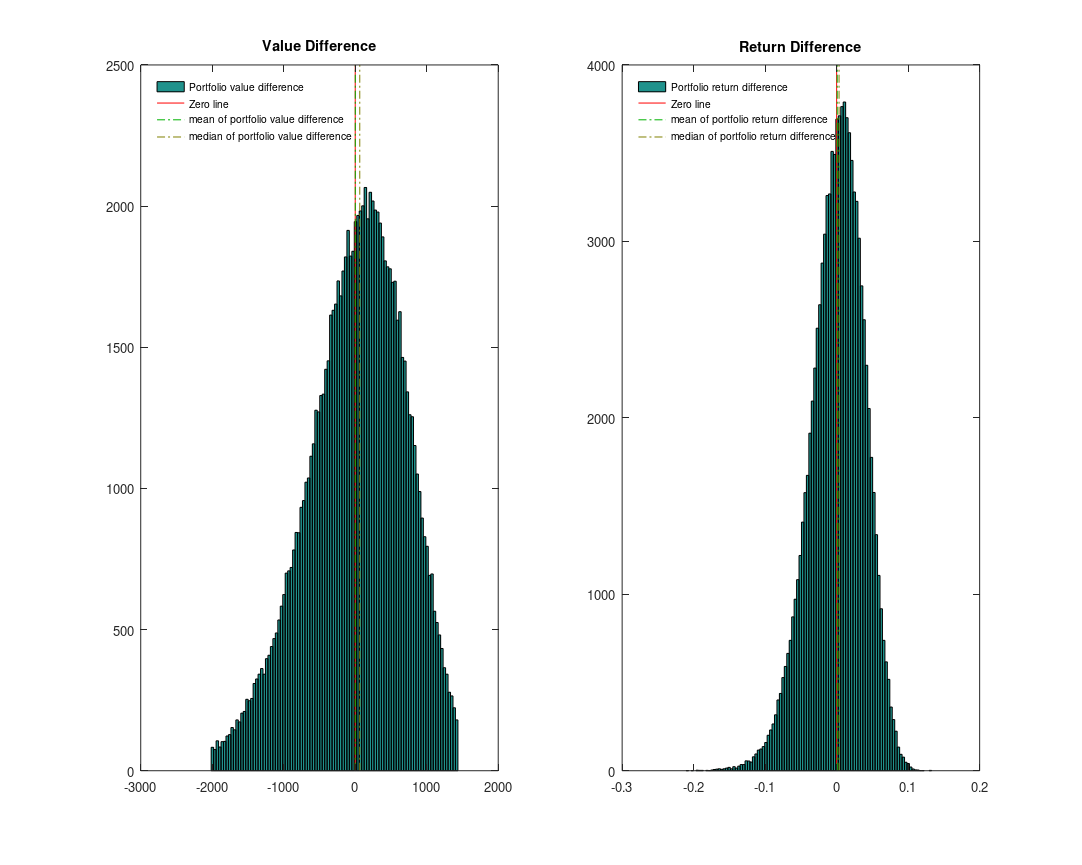

MATLAB code for this plot: (Note: a time limit stopped this script after it produced the figure.)
close all;
clc
clear

expectedReturn=0.1;
volatility=0.1;
nYears=50;
nStocks=100;
nTrials=100000;
chop=0.01;

PortfolioValDiff=zeros(nTrials,1);
PortfolioRetDiff=zeros(nTrials,1);
RebPortfolioEndVal=zeros(nTrials,1);
NoRebPortfolioEndVal=zeros(nTrials,1);

for i=1:nTrials
    stockReturns=randn(nYears,nStocks)*volatility+expectedReturn;
    RebPortfolioReturns=mean(exp(stockReturns),2)-1;
    stocksCumVal=exp(sum(stockReturns,1));
    RebPortfolioEndVal(i)=nStocks*1*prod(1+RebPortfolioReturns,1);
    NoRebPortfolioEndVal(i)=1*sum(stocksCumVal,2);
    RebPortfolioRet=log(RebPortfolioEndVal(i)/nStocks);
    NoRebPortfolioRet=log(NoRebPortfolioEndVal(i)/nStocks);
    PortfolioValDiff(i)=RebPortfolioEndVal(i)-NoRebPortfolioEndVal(i);
    PortfolioRetDiff(i)=RebPortfolioRet-NoRebPortfolioRet;
end

ValDiffChopped=PortfolioValDiff(and(PortfolioValDiff>quantile(PortfolioValDiff,chop),PortfolioValDiff<quantile(PortfolioValDiff,1-chop))); 


figure('name','Rebalance or Not?','PaperOrientation','landscape','PaperType','uslegal','PaperPositionMode','Auto');
hold on;
set(gcf, 'Position', get(0,'Screensize')*0.9); 

subplot(1,2,1)
hist(ValDiffChopped,100);
line([0 0],get(gca,'YLim'),'Color',[1 0 0])
line([mean(PortfolioValDiff), mean(PortfolioValDiff)],get(gca,'YLim'),'Color',[0 0.7 0],'linestyle','-.')
line([median(PortfolioValDiff), median(PortfolioValDiff)],get(gca,'YLim'),'Color',[0.5 0.5 0],'linestyle','-.')
Legend1=legend('Portfolio value difference','Zero line','mean of portfolio value difference','median of portfolio value difference');
title('Value Difference');
set(Legend1,'Location','NorthWest','FontSize',8);
legend boxoff

subplot(1,2,2)
hist(PortfolioRetDiff,100);
line([0 0],get(gca,'YLim'),'Color',[1 0 0])
line([mean(PortfolioRetDiff), mean(PortfolioRetDiff)],get(gca,'YLim'),'Color',[0 0.7 0],'linestyle','-.')
line([median(PortfolioRetDiff), median(PortfolioRetDiff)],get(gca,'YLim'),'Color',[0.5 0.5 0],'linestyle','-.')
Legend2=legend('Portfolio return difference','Zero line','mean of portfolio return difference','median of portfolio return difference');
title('Return Difference');
set(Legend2,'Location','NorthWest','FontSize',8);
legend boxoff

figure('name','Rebalance or Not?','PaperOrientation','landscape','PaperType','uslegal','PaperPositionMode','Auto');
hold on;
set(gcf, 'Position', get(0,'Screensize')*0.9); 

subplot(1,2,1)
hist(RebPortfolioEndVal,100);
line([0 0],get(gca,'YLim'),'Color',[1 0 0])
line([mean(RebPortfolioEndVal), mean(RebPortfolioEndVal)],get(gca,'YLim'),'Color',[0 0.7 0],'linestyle','-.')
%line([median(RebPortfolioVal), median(RebPortfolioVal)],get(gca,'YLim'),'Color',[0.5 0.5 0],'linestyle','-.')
Legend1=legend('Portfolio value ','Zero line','mean of portfolio value');
title('RebPortfolioVal');
set(Legend1,'Location','NorthEast','FontSize',8);
legend boxoff

subplot(1,2,2)
hist(NoRebPortfolioEndVal,100);
line([0 0],get(gca,'YLim'),'Color',[1 0 0])
line([mean(NoRebPortfolioEndVal), mean(NoRebPortfolioEndVal)],get(gca,'YLim'),'Color',[0 0.7 0],'linestyle','-.')
%line([median(NoRebPortfolioVal), median(NoRebPortfolioVal)],get(gca,'YLim'),'Color',[0.5 0.5 0],'linestyle','-.')
Legend2=legend('Portfolio return ','Zero line','mean of portfolio value');
title('NoRebPortfolioVal');
set(Legend2,'Location','NorthEast','FontSize',8);
legend boxoff



disp({'Avg $ Diff',mean(PortfolioValDiff)});
disp({'Avg Ret Diff',mean(PortfolioRetDiff)});

disp({'Median $ Diff',median(PortfolioValDiff)});
disp({'Median Ret Diff',median(PortfolioRetDiff)});

disp({'Rebalance Mean',mean(RebPortfolioEndVal)});
disp({'No Rebalance Mean',mean(NoRebPortfolioEndVal)});
